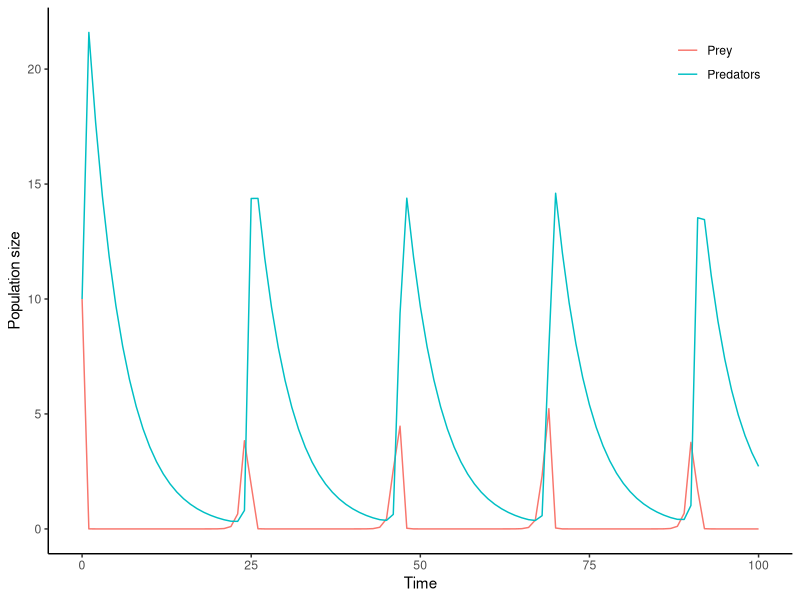

The R source for this figure: (Note: this script raises an error after producing the figure.)
library(deSolve)
library(ggplot2)
library(tidyverse)

LotVmod.PredPrey <- function (Time, State, Pars) {
  with(as.list(c(State, Pars)), {
    dx = x*(alpha - beta*y)
    dy = -y*(gamma - delta*x)
    return(list(c(dx, dy)))
  })
}

Pars <- c(alpha = 2, beta = .5, gamma = .2, delta = .6)
State <- c(x = 10, y = 10)
Time <- seq(0, 100, by = 1)

as.data.frame(ode(func = LotVmod.PredPrey, y = State, parms = Pars, times = Time)) %>%
  gather("pop", "popsize", 2:3) %>%
  ggplot(aes(x=time, y=popsize, colour=pop)) + geom_line() + theme_classic() +
  labs(x="Time", y="Population size") +
  scale_color_discrete(name=NULL, labels=c("Prey", "Predators")) +
  theme(legend.position = c(.9,.9))
  

LotVmod.competition <- function(Time, State, Pars) {
  with(as.list(c(State, Pars)), {
    dx = x*rone*(1-((x + alpha*y)/Kone))
    dy = y*rtwo*(1-((y + beta*x)/Ktwo))
    return(list(c(dx, dy)))
  })
}

Pars2 <- c(rone = .9, alpha = .6, Kone = 500, rtwo = .5, beta = .7, Ktwo = 640)
State2 <- c(x = 10, y = 20)
Time2 <- seq(0, 100, by = 1)

as.data.frame(ode(func = LotVmod.competition, y = State2, parms = Pars2, times = Time2)) %>%
  gather("pop", "popsize", 2:3) %>%
  ggplot(aes(x=time, y=popsize, colour=pop)) + geom_line() + theme_classic() +
  labs(x="Time", y="Population size") +
  scale_color_discrete(name=NULL, labels=c("Population 1", "Population 2"), values=c("darkorange", "turquoise")) +
  theme(legend.position = c(.9,.9))

#isocline for species 1 in terms of N1
yintercept = Kone/beta
slope = -1/beta

#isocline for species2 in terms of N1
yintercept = Ktwo
slope = -alpha

#plotting
as.data.frame(ode(func = LotVmod.competition, y = State2, parms = Pars2, times = Time2)) %>%
  ggplot(aes(x=x, y=y)) + geom_path(arrow = arrow(ends="last")) + theme_classic() +
  geom_abline(aes(intercept = 500/.7, slope = -(1/.7)), colour="darkorange") +
  geom_abline(aes(intercept = 640, slope = -.6), colour="turquoise") +
  scale_x_continuous(expand=c(0,0), limits=c(0, 640/.6)) +
  scale_y_continuous(expand=c(0,0), limits=c(0, 500/.7))
